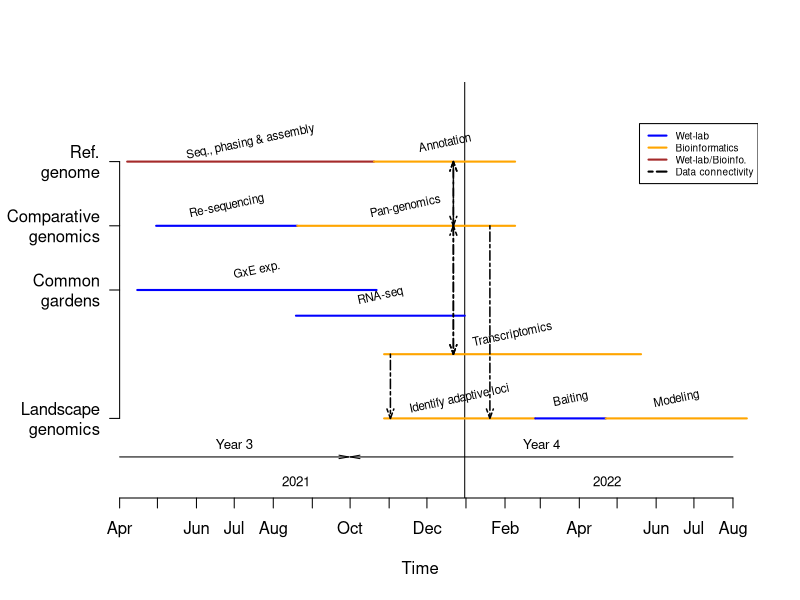

The R script that drew this image:
## ---- chunk 1
#Timetable

timetab <- data.frame("Objective" = c(rep("Ref. genome", 2), rep("Comparative genomics",2), rep("Common gardens", 3), rep("Landscape genomics",3)), "Task" = c("Seq., phasing & assembly", "Annotation", "Re-sequencing","Pan-genomics","GxE exp.", "RNA-seq", "Transcriptomics", "Identify adaptive loci", "Baiting", "Modeling"), "Start_Date" = lubridate::mdy(rep("NA", 10)), "End_Date" = lubridate::mdy(rep("NA", 10)))

###
#Ref. genome
# G1_b2
###

#Harvesting biomass?
timetab$Start_Date[1] <- as.Date("04-07-21", tryFormats = c("%m-%d-%y")) 
#Sequencing done
timetab$End_Date[1] <- timetab$Start_Date[1] + lubridate::weeks(28)

#Genome annotation start
timetab$Start_Date[2] <- timetab$End_Date[1]
#Genome annotation end
timetab$End_Date[2] <- timetab$Start_Date[2] + lubridate::weeks(16)

#Comparative genomics (incl. re-sequencing)
#Re-sequencing
timetab$Start_Date[3] <- as.Date("04-30-21", tryFormats = c("%m-%d-%y"))
timetab$End_Date[3] <- timetab$Start_Date[3] + lubridate::weeks(16)
#Pan-genomics
timetab$Start_Date[4] <- timetab$End_Date[3]
timetab$End_Date[4] <- timetab$End_Date[2]

###
#Common gardens
# G1_b2, G2_b27
###

#When ready for GxE
timetab$Start_Date[5] <- as.Date("04-01-21", tryFormats = c("%m-%d-%y")) + lubridate::weeks(2)

#When GxE end?
timetab$End_Date[5] <- as.Date("04-09-21", tryFormats = c("%m-%d-%y")) + lubridate::weeks(28)

#RNA-Seq
timetab$Start_Date[6] <- as.Date("04-01-21", tryFormats = c("%m-%d-%y")) + lubridate::weeks(20)
timetab$End_Date[6] <- timetab$End_Date[5] + lubridate::weeks(10)

#Transcriptomics
timetab$Start_Date[7] <- timetab$Start_Date[6] + lubridate::weeks(10)
timetab$End_Date[7] <- timetab$End_Date[6] + lubridate::weeks(20)

###
#Landscape genomics
# Population sampling
###

#Identify adaptive loci
timetab$Start_Date[8] <- timetab$Start_Date[7]
timetab$End_Date[8] <- timetab$End_Date[6] + lubridate::weeks(8)

#Baiting
timetab$Start_Date[9] <- timetab$End_Date[8]
timetab$End_Date[9] <- timetab$Start_Date[9] + lubridate::weeks(8)

#Modeling
timetab$Start_Date[10] <- timetab$End_Date[9]
timetab$End_Date[10] <- timetab$Start_Date[10] + lubridate::weeks(16)

#Add col with y height
timetab$Y <- c(rep(2.5, 2), 2, 2, 1.5, 1.3, 1, rep(0.5, 3))
#Add color
# Blue = wet-lab
# orange = bioinformatics
# brown = wet/bioinfo
timetab$col <- c("brown", "orange", "blue", "orange", "blue", "blue", "orange", "orange", "blue", "orange")

###
#PLOT
###

#Plot timetable
plot(x=c(lubridate::floor_date(min(timetab$Start_Date), "month")-10, lubridate::round_date(max(timetab$End_Date), "month")), y= c(0,3), type="n", axes = F, ylab = "", xlab = "")

#Abline to separate years
abline(v =  as.Date("12-31-21", tryFormats = c("%m-%d-%y")))
text(x = as.Date(timetab$Start_Date[1]) + abs(floor((as.Date(timetab$Start_Date[1])-as.Date("12-31-21", tryFormats = c("%m-%d-%y")))/2)), y = 0.01, cex = 0.8, "2021")
text(x = as.Date("01-01-22", tryFormats = c("%m-%d-%y")) + abs(floor(as.Date("01-01-22", tryFormats = c("%m-%d-%y")) - as.Date(max(timetab$End_Date)))/2), y = 0.01, cex = 0.8, "2022")

#Add customed axes
#Y axis = Individual lines
axis(side = 2, at = c(0.5, 1.5, 2, 2.5), las = 2, labels = rev(gsub(" ", "\n", unique(timetab$Objective))), cex= .5, pos=lubridate::floor_date(min(timetab$Start_Date), "month"))

#X axis = time
datespan <- seq(from = lubridate::floor_date(min(timetab$Start_Date), "month"), to = lubridate::round_date(max(timetab$End_Date), "month"), "month")

axis(side = 1, at = datespan, labels = as.vector(lubridate::month(datespan, label = TRUE, abbr = T)))

#Add titles to axes
title(main="", xlab="Time", ylab="")

#Add segments showing tasks
segments(x0 = as.Date(timetab$Start_Date), x1 = as.Date(timetab$End_Date), y0 = as.numeric(timetab$Y), y1 = as.numeric(timetab$Y), lwd = 2, col = timetab$col)

#Print tasks next to arrows
text(x = as.Date(timetab$Start_Date) + floor((as.Date(timetab$End_Date)-as.Date(timetab$Start_Date))/2)  , y = timetab$Y+0.15, as.vector(timetab$Task), srt=12, cex=.7)

#Arrows with fiscal years
#Y3
arrows(x0 = lubridate::floor_date(min(timetab$Start_Date), "month"), x1 = as.Date("09-30-21", tryFormats = c("%m-%d-%y")), y0 = 0.2, y1 = 0.2, length = 0.1, angle = 10)
text(x = lubridate::floor_date(min(timetab$Start_Date), "month") + floor((as.Date("09-30-21", tryFormats = c("%m-%d-%y"))-lubridate::floor_date(min(timetab$Start_Date), "month"))/2), y = 0.3, "Year 3", cex = 0.8)

#Y4
arrows(x0 = as.Date("10-01-21", tryFormats = c("%m-%d-%y")), x1 = lubridate::floor_date(max(timetab$End_Date), "month"), y0 = 0.2, y1 = 0.2, length = 0.1, angle = 10, code = 1)
text(x = as.Date("10-01-21", tryFormats = c("%m-%d-%y")) + abs(floor((as.Date("10-01-21", tryFormats = c("%m-%d-%y"))-lubridate::floor_date(max(timetab$End_Date), "month"))/2)), y = 0.3, "Year 4", cex = 0.8)

#Add connections between tasks
# transcriptomics to annotation
arrows(x0 = timetab$Start_Date[7]+55, x1 = timetab$Start_Date[7]+55, y0 = timetab$Y[7], y1 = timetab$Y[2], score = 1, length = 0.1, lwd = 1.5, lty = 6, angle = 20, col = "black", code = 3)

#Annotation to pan-genomics
arrows(x0 = timetab$Start_Date[7]+55, x1 = timetab$Start_Date[7]+55, y0 = timetab$Y[2], y1 = timetab$Y[4], score = 1, length = 0.1, lwd = 1.5, lty = 6, angle = 20, col = "black", code = 3)

#pan-genomics to transcriptomics
arrows(x0 = timetab$Start_Date[7]+55, x1 = timetab$Start_Date[7]+55, y0 = timetab$Y[7], y1 = timetab$Y[4], score = 1, length = 0.1, lwd = 1.5, lty = 6, angle = 20, col = "black", code = 3)


#Pan-genomics to adaptive loci
arrows(x0 = timetab$End_Date[2]-20, x1 = timetab$End_Date[2]-20, y0 = timetab$Y[4], y1 = timetab$Y[8], score = 1, length = 0.1, lwd = 1.5, lty = 6, angle = 20, col = "black")

#Transcriptomics to adaptive loci
arrows(x0 = timetab$Start_Date[7]+5, x1 = timetab$Start_Date[7]+5, y0 = timetab$Y[7], y1 = timetab$Y[8], score = 1, length = 0.1, lwd = 1.5, lty = 6, angle = 20, col = "black")

# Add a legend
legend("topright", 
  legend = c("Wet-lab", "Bioinformatics", "Wet-lab/Bioinfo.", "Data connectivity"), 
  col = c("blue","orange", "brown", "black"), 
  lwd = rep(2, 4),
  lty = c(rep(1, 3), 6),
  horiz = F , 
  inset = c(0, 0.1),
  cex = 0.6)

